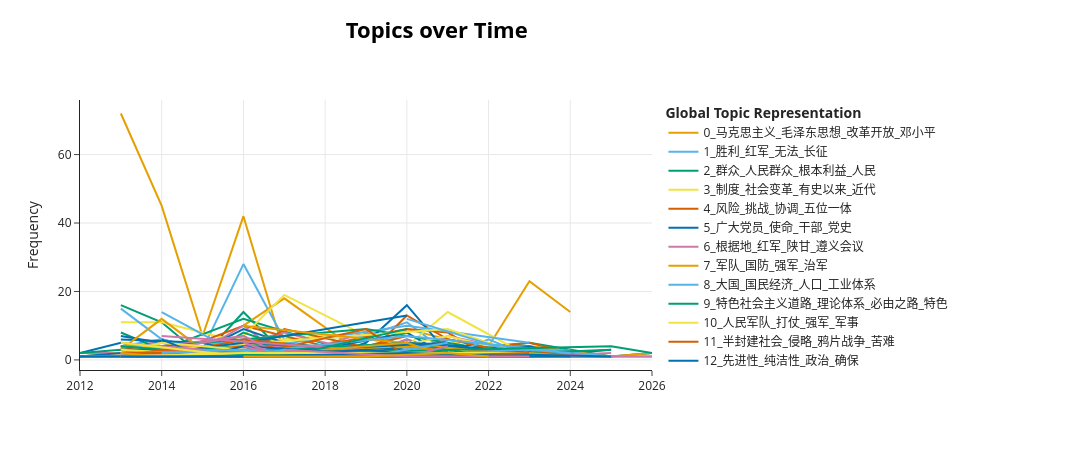

Write notebook code for a chart like this one.
### Code cell
topics_over_time=topic_model.topics_over_time(docs,timestamps,global_tuning=False, evolution_tuning=False) # global_tuning=False, evolution_tuning=False
topic_model.visualize_topics_over_time(topics_over_time)
